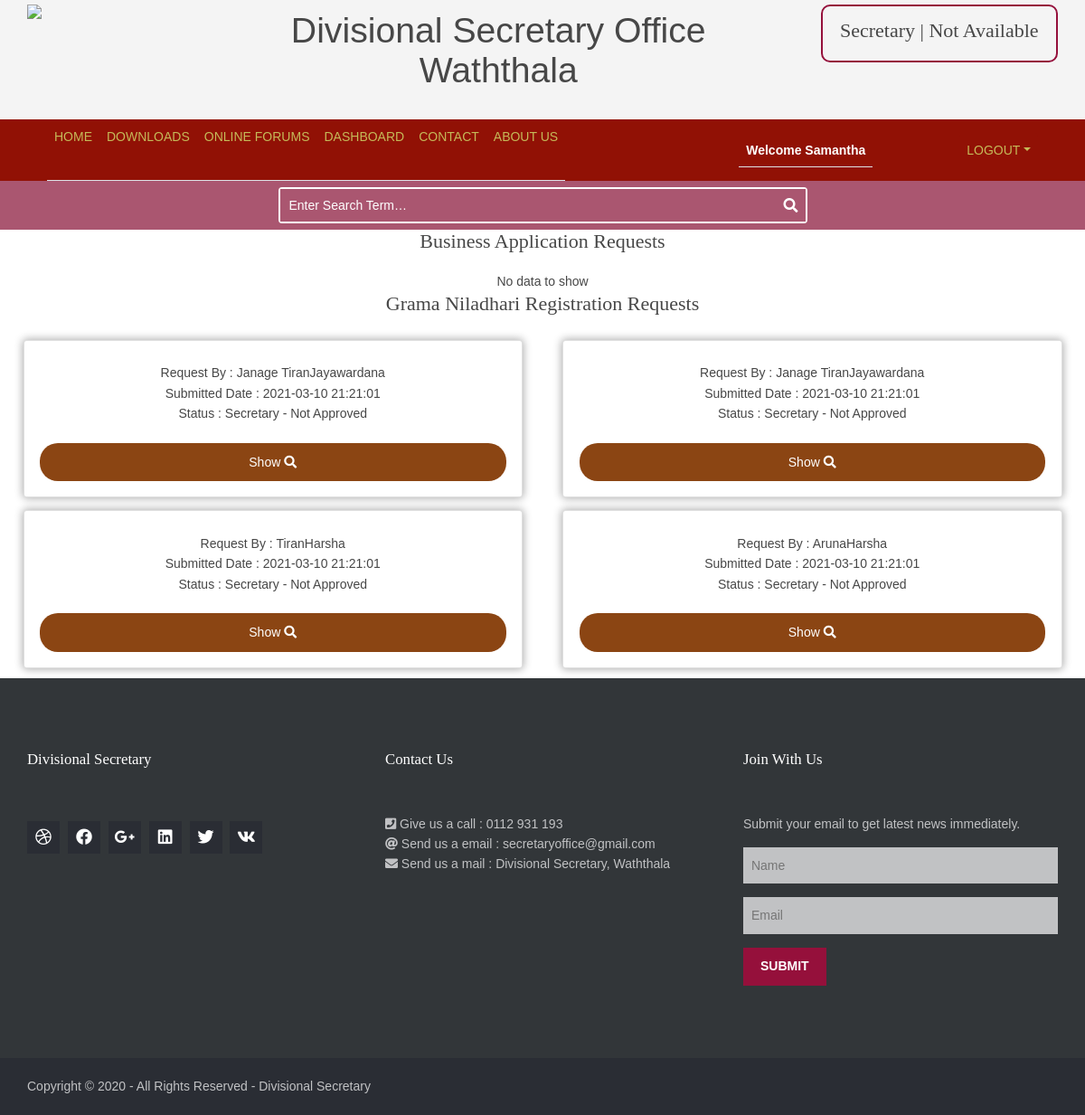
The app's page /approvals.php (signed in), older data.
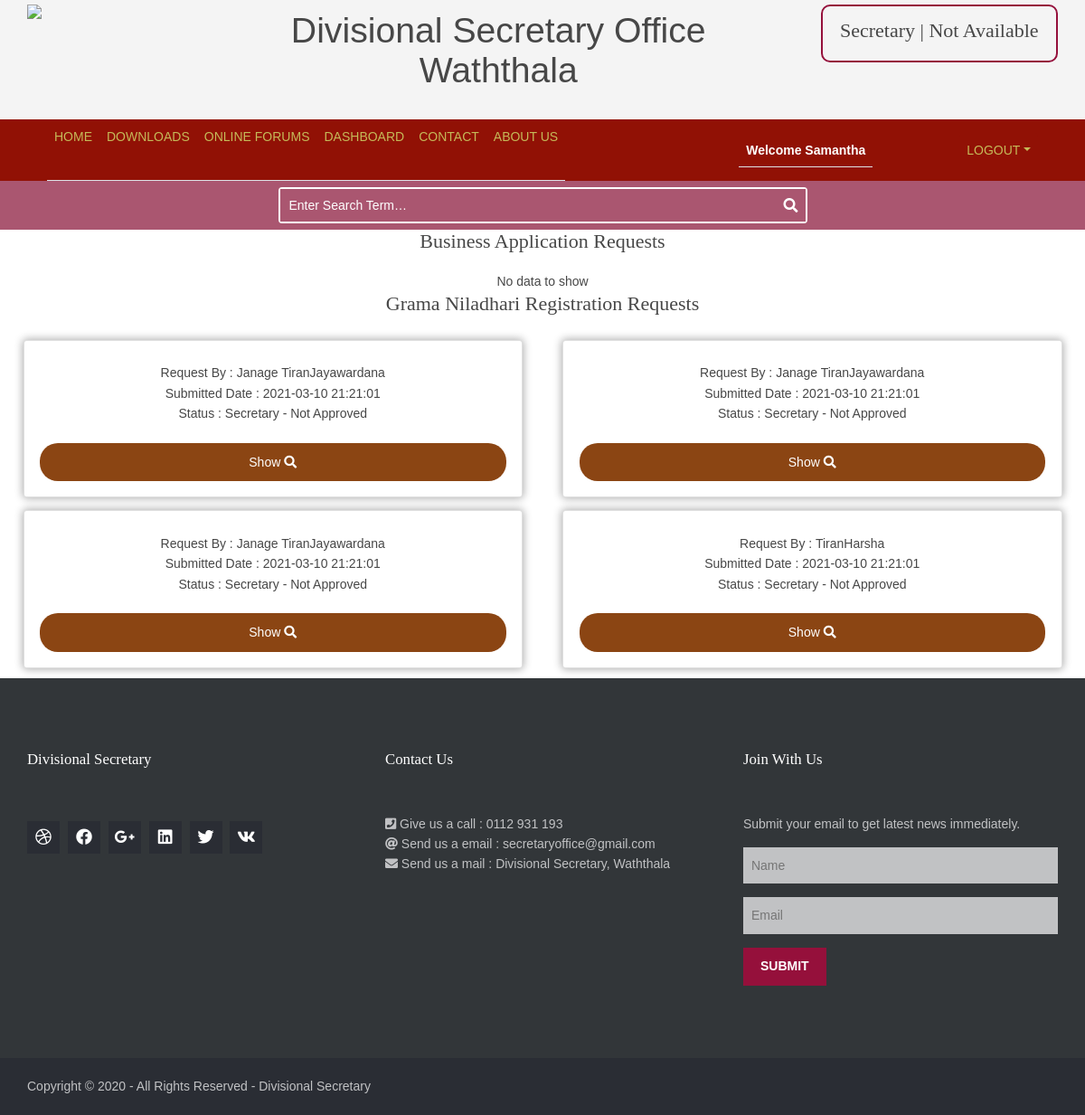
The same page, newer data.
### tables this page shows
CREATE TABLE `user` (
  `id` int(11) NOT NULL,
  `firstname` varchar(50) NOT NULL,
  `lastname` varchar(50) NOT NULL,
  `username` varchar(50) NOT NULL,
  `email` varchar(50) NOT NULL,
  `contact` varchar(11) NOT NULL,
  `nic` varchar(200) NOT NULL,
  `password` varchar(50) NOT NULL,
  `type` int(11) NOT NULL,
  `division` varchar(200) NOT NULL,
  `approved` int(11) NOT NULL DEFAULT '0',
  `date` datetime NOT NULL DEFAULT CURRENT_TIMESTAMP
);

### approvals.php (the view, shortened to what this page needs)
<?php
    require "connection/connection.php";
    include "support/header.php";
?>
<?php
    if($_SESSION['TYPE'] == '1'){
        $sql1  = "SELECT * FROM business_registration WHERE grama_niladhari_approval= '1' && secretary_approval='0'";
    }
    $sql3  = "SELECT * FROM user WHERE approved= '0'";
    $result_business = mysqli_query($conn, $sql1);
    $result_user = mysqli_query($conn, $sql3);
    $business = mysqli_fetch_all($result_business,MYSQLI_ASSOC);
    $user_req = mysqli_fetch_all($result_user,MYSQLI_ASSOC);
?>
<link href="layout/styles/dashboard.css" rel="stylesheet" type="text/css" media="all">
<div class="text-center">
    <h1>Business Application Requests</h1>
    <?php
        if($business == null){
            echo "No data to show";
        }
    ?>
    <?php
        if($_SESSION['TYPE'] == '1'){
    ?>
    <h1>Grama Niladhari Registration Requests</h1>
    <div class="p_box row m-1 justify-content-center align-items-center">
            <?php
                foreach($user_req as $obj){
            ?>
        <div class="col-md-6 ">
            <div class="card m-2 overflow-hidden">
                <div class="card-body ">
                    <div class="p-2">
                        <p>
                           Request By : <?php echo $obj['firstname']; echo $obj['lastname']; ?>
                           <br>
                           Submitted Date : <?php echo $obj['date']; ?>
						   <br>
                            Status : Secretary - Not Approved
                        </p>
                    </div>
                    <a href="view_register.php?id=<?php echo $obj['id'] ?>">
                        <div class="p_button text-center">
                            Show <i class="fa fa-search"></i>
                        </div>
                    </a>
                </div>
            </div>
        </div>
        <?php
                }
        ?>
    </div>
    <?php
        }
    ?>
</div>
<?php
    include "support/footer.php";
?>

Row changes from the older to the newer data that the page shows:
no longer on this page (row edited): user: firstname "Aruna", lastname "Harsha", date "2021-03-10 21:21:01"
now on this page (row edited): user: firstname "Janage Tiran", lastname "Jayawardana", date "2021-03-10 21:21:01"
